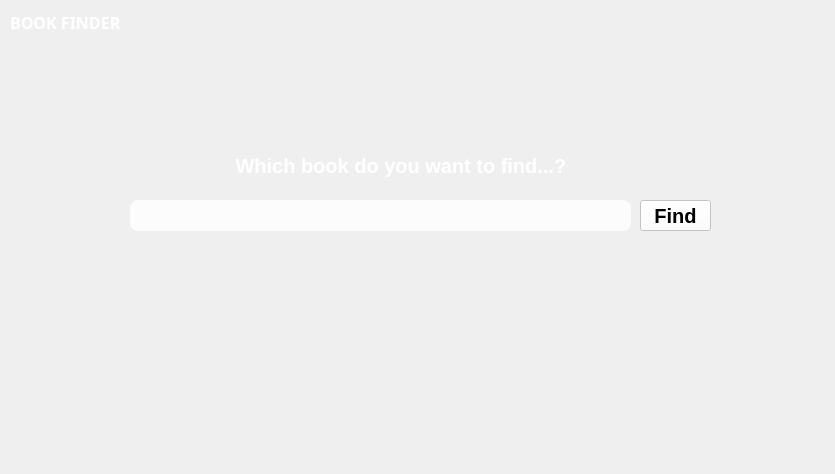
<?xml version="1.0" encoding="UTF-8"?>
<ui version="4.0">
 <class>HomePage</class>
 <widget class="QMainWindow" name="HomePage">
  <property name="geometry">
   <rect>
    <x>0</x>
    <y>0</y>
    <width>835</width>
    <height>474</height>
   </rect>
  </property>
  <property name="windowTitle">
   <string>HomePage</string>
  </property>
  <property name="styleSheet">
   <string notr="true"/>
  </property>
  <widget class="QWidget" name="centralwidget">
   <widget class="QPushButton" name="pushButtonSearch">
    <property name="geometry">
     <rect>
      <x>640</x>
      <y>200</y>
      <width>71</width>
      <height>31</height>
     </rect>
    </property>
    <property name="font">
     <font>
      <pointsize>-1</pointsize>
      <bold>true</bold>
     </font>
    </property>
    <property name="styleSheet">
     <string notr="true">background-color: rgba(255, 255, 255, 200);
border-raduis: 7px;
color: black;
font-size: 20px;
</string>
    </property>
    <property name="text">
     <string>Find</string>
    </property>
   </widget>
   <widget class="QLineEdit" name="lineEditQuery">
    <property name="geometry">
     <rect>
      <x>130</x>
      <y>200</y>
      <width>501</width>
      <height>31</height>
     </rect>
    </property>
    <property name="styleSheet">
     <string notr="true">background-color: rgba(255, 255, 255, 200);
border-radius: 8px;


</string>
    </property>
   </widget>
   <widget class="QLabel" name="label">
    <property name="geometry">
     <rect>
      <x>-260</x>
      <y>-130</y>
      <width>1341</width>
      <height>741</height>
     </rect>
    </property>
    <property name="autoFillBackground">
     <bool>false</bool>
    </property>
    <property name="styleSheet">
     <string notr="true">QPushButton
{
	background-color: red;
	color: white;
}

QLineEdit
{
	background-color: lightblue;
	color: black;
}
QLabel
{
	background-image:url(D:/BookApp/images/bgFour.jpg);
    background-repeat: no-repeat;
    background-position: center;
    background-size: cover;
	color: white;
	
}

QPushButton {
    border: 1px solid black;
	border-radius: 5px;
}

label_2
{
	color: red;
	font-size: 14px;
}

label_3
{
	color: white;
}
</string>
    </property>
    <property name="text">
     <string/>
    </property>
    <property name="textFormat">
     <enum>Qt::PlainText</enum>
    </property>
    <property name="scaledContents">
     <bool>true</bool>
    </property>
   </widget>
   <widget class="QLabel" name="label_2">
    <property name="geometry">
     <rect>
      <x>230</x>
      <y>150</y>
      <width>441</width>
      <height>31</height>
     </rect>
    </property>
    <property name="font">
     <font>
      <pointsize>15</pointsize>
      <bold>true</bold>
     </font>
    </property>
    <property name="styleSheet">
     <string notr="true">color : white;
</string>
    </property>
    <property name="text">
     <string> Which book do you want to find...?</string>
    </property>
   </widget>
   <widget class="QLabel" name="label_3">
    <property name="geometry">
     <rect>
      <x>10</x>
      <y>10</y>
      <width>141</width>
      <height>25</height>
     </rect>
    </property>
    <property name="font">
     <font>
      <family>Roboto Mono</family>
      <pointsize>12</pointsize>
      <bold>true</bold>
     </font>
    </property>
    <property name="styleSheet">
     <string notr="true">color: white;</string>
    </property>
    <property name="text">
     <string>BOOK FINDER</string>
    </property>
   </widget>
   <zorder>label</zorder>
   <zorder>pushButtonSearch</zorder>
   <zorder>lineEditQuery</zorder>
   <zorder>label_3</zorder>
   <zorder>label_2</zorder>
  </widget>
 </widget>
 <resources/>
 <connections/>
</ui>
